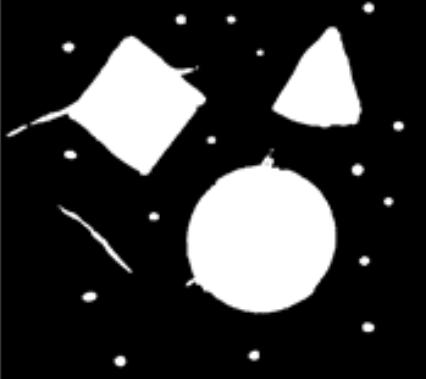
%> input picture HandsOn 2/Filters.png, 426 x 379 px
$ octave prac.m   (GNU Octave 9; MATLAB toolbox functions it lacks are replaced by stand-ins)
%> lines starting %> are read from the running program, lines starting %| are printed output that depends on the picture; in (x1, y1, x2, y2) boxes, pixels count from 0 and x2, y2 are one past the last pixel; in counts of white or black regions, pixels touching at a corner belong together; the program's own positions count from 1
i=imread('Filters.png');
%> i is the input picture: size 379x426 uint8; min 0, max 255, mean 55.7
i=rgb2gray(i);
i=medfilt2(i,[30,30]);
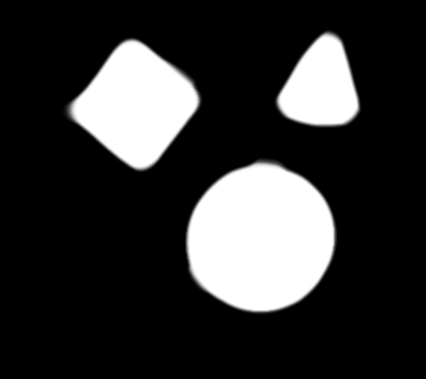
%> i: size 379x426 uint8; min 0, max 255, mean 51.1
i=imbinarize(i,0.5);
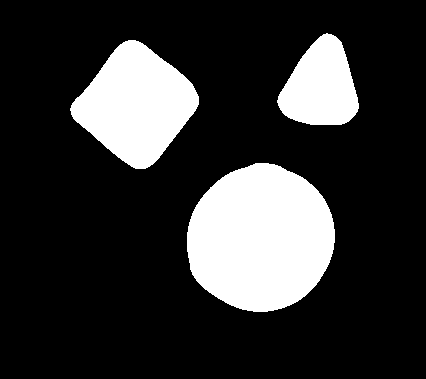
%> i: size 379x426 logical; 20% white; 3 white regions, box (x1, y1, x2, y2) and area: (187, 163, 335, 312) 17050, (70, 40, 199, 169) 10137, (277, 33, 359, 125) 5132
i=edge(i);
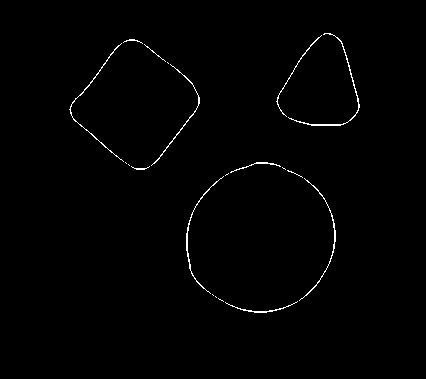
%> i: size 379x426 logical; 0.85% white in thin lines or dots, all inside (x1, y1, x2, y2) = (69, 33, 360, 313)
imshow(i);
